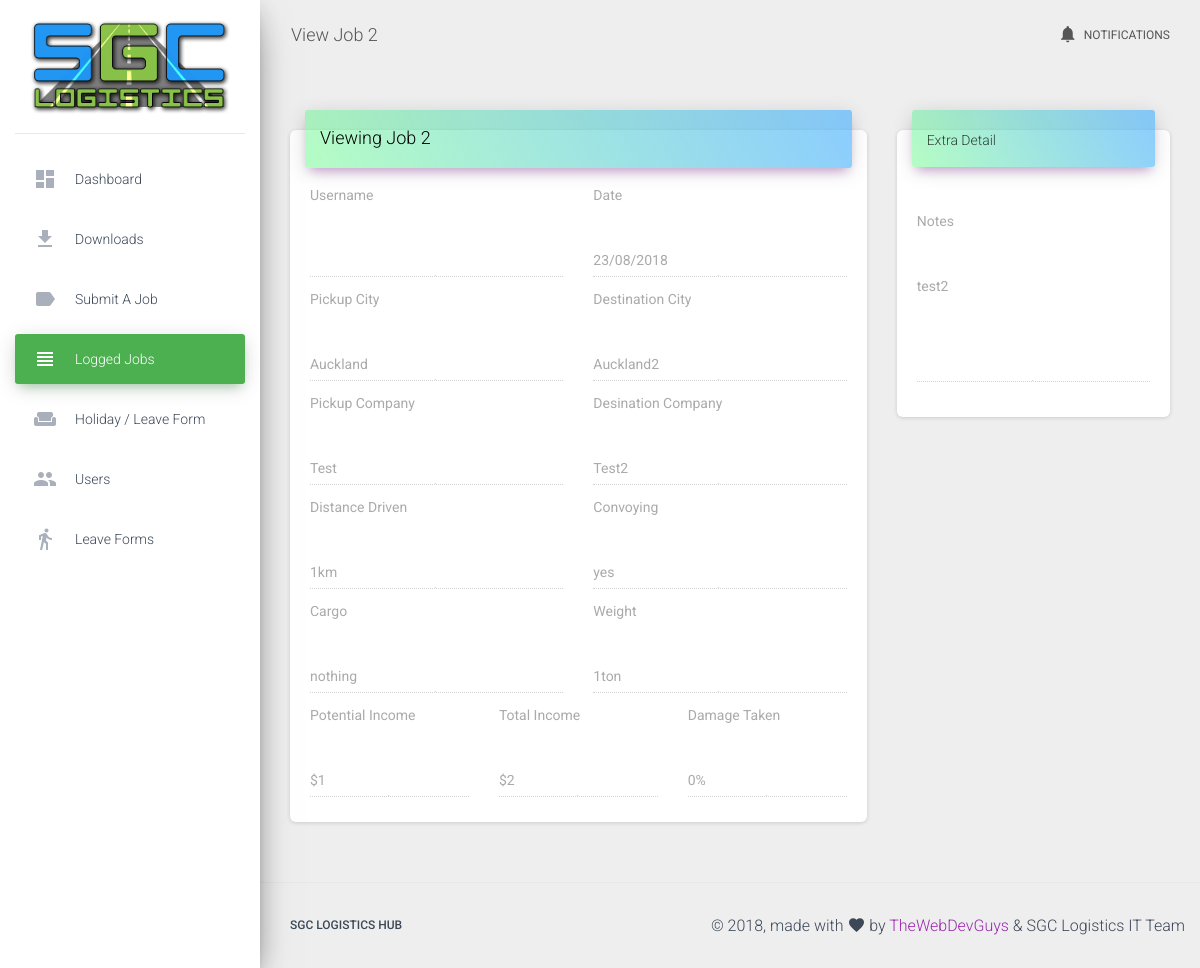
/viewjob.php?id=2, run on an earlier commit of the app's database.
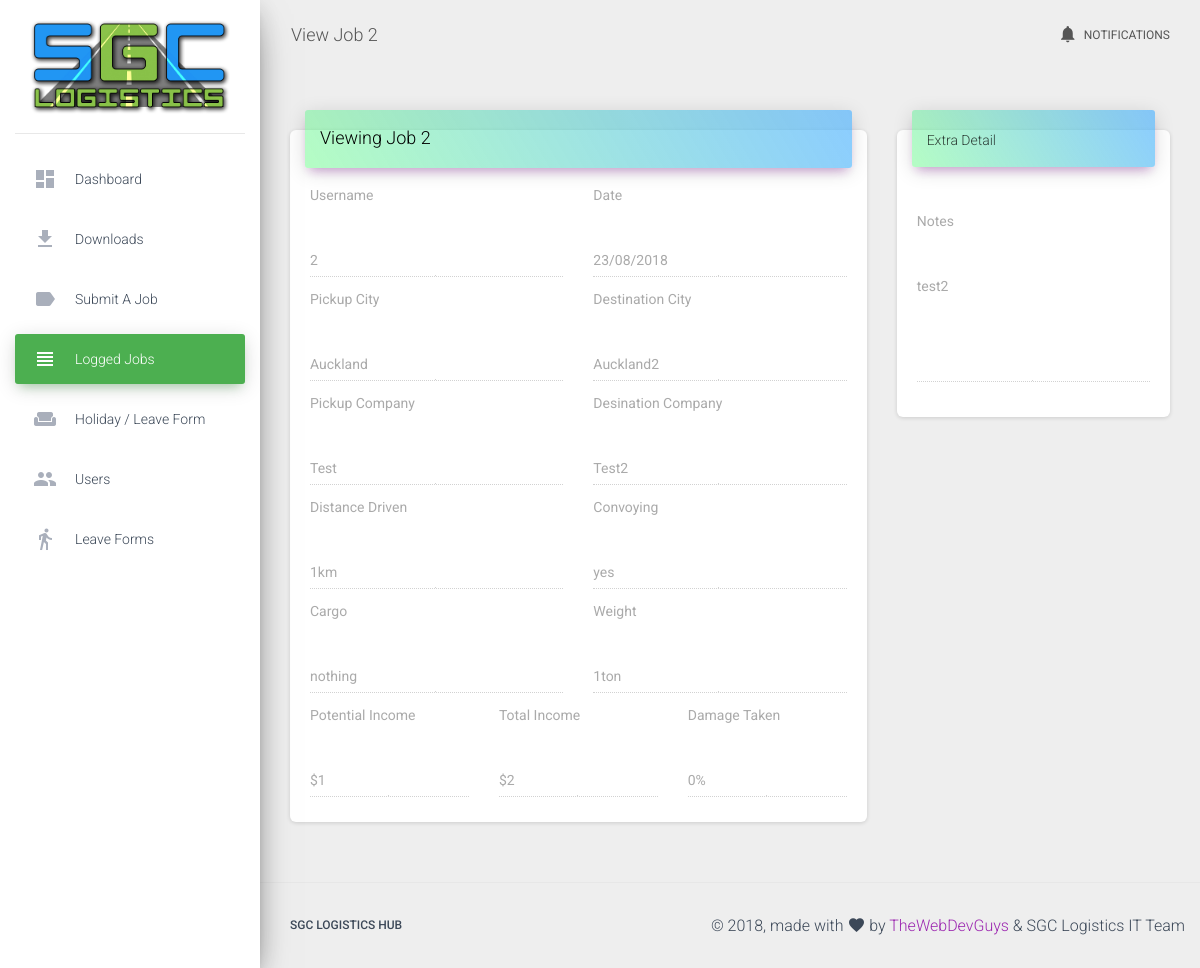
And on a later commit of the database.
### tables this page shows
CREATE TABLE `user_jobs` (
  `id` int(11) NOT NULL,
  `username` varchar(32) NOT NULL,
  `date` varchar(32) NOT NULL,
  `pickup_city` varchar(25) NOT NULL,
  `destination_city` varchar(25) NOT NULL,
  `pickup_company` varchar(25) NOT NULL,
  `destination_company` varchar(25) NOT NULL,
  `distance` varchar(10) NOT NULL,
  `convoy` varchar(10) NOT NULL,
  `cargo` varchar(32) NOT NULL,
  `weight` varchar(10) NOT NULL,
  `potential_income` varchar(10) NOT NULL,
  `total_income` varchar(10) NOT NULL,
  `total_damage` varchar(10) NOT NULL,
  `notes` varchar(250) NOT NULL
);

### common/jobselector.php (called while the page is built, shortened)
<?php
$connection = new Connection();
$conn = $connection->getConnection();
$id = $_GET['id'];
$sql = $conn->prepare("SELECT id, username, date, pickup_city, destination_city, pickup_company, destination_company, distance, convoy, cargo, weight, potential_income, total_income, total_damage, notes FROM user_jobs WHERE id = ?");
$sql->bindParam(1, $id);
$sql->execute();
$row = $sql->fetch();
$username = $row["username"];
$d = $row["date"];
$pcity = $row["pickup_city"];
$dcity = $row["destination_city"];
$pcompany = $row["pickup_company"];
$dcompany = $row["destination_company"];
$distance = $row["distance"];
$convoy = $row["convoy"];
$cargo = $row["cargo"];
$weight = $row["weight"];
$pincome = $row["potential_income"];
$tincome = $row["total_income"];
$tdamage = $row["total_damage"];
$notes = $row["notes"];

### viewjob.php (the view, shortened to what the changed rows need)
<!doctype html>
<html lang="en">
<?php require('common/header.php');
require_once("common/jobselector.php");?>
<head>
</head>
<body class="">
  <div class="wrapper ">
    <div class="main-panel">
        <div class="content">
            <div class="container-fluid">
                <div class="row">
                    <div class="col-md-8">
                        <div class="card">
                            <div class="card-body">
                                <div class="row">
                                    <div class="col-md-6">
                                        <div class="form-group">
                                            <label class="bmd-label-floating"><?php echo $username; ?></label>
                                            <input type="text" class="form-control" name="username" title="Username Goes Here" disabled>
                                        </div>
                                    </div>
                                    <div class="col-md-6">
                                        <div class="form-group">
                                            <label class="bmd-label-floating"><?php echo $d; ?></label>
                                            <input type="text" class="form-control" name="date" title="Date you completed the job" disabled>
                                        </div>
                                    </div>
                                </div>
                                <div class="row">
                                    <div class="col-md-6">
                                        <div class="form-group">
                                            <label class="bmd-label-floating"><?php echo $pcity; ?></label>
                                            <input type="text" class="form-control" name="pickupcity" title="Location of the pickup" disabled>
                                        </div>
                                    </div>
                                    <div class="col-md-6">
                                        <div class="form-group">
                                            <label class="bmd-label-floating"><?php echo $dcity; ?></label>
                                            <input type="text" class="form-control" name="destinationcity" title="Location of the Destination" disabled>
                                        </div>
                                    </div>
                                </div>
                                <div class="row">
                                    <div class="col-md-6">
                                        <div class="form-group">
                                            <label class="bmd-label-floating"><?php echo $pcompany; ?></label>
                                            <input type="text" class="form-control" name="pickupcompany" title="Company you picked up the load from" disabled>
                                        </div>
                                    </div>
                                    <div class="col-md-6">
                                        <div class="form-group">
                                            <label class="bmd-label-floating"><?php echo $dcompany; ?></label>
                                            <input type="text" class="form-control" name="destinationcompany" title="Company you dropped off the load to" disabled>
                                        </div>
                                    </div>
                                </div>
                                <div class="row">
                                    <div class="col-md-6">
                                        <div class="form-group">
                                            <label class="bmd-label-floating"><?php echo $distance; ?></label>
                                            <input type="text" class="form-control" name="distance" title="How far did you drive" disabled>
                                        </div>
                                    </div>
                                    <div class="col-md-6">
                                        <div class="form-group">
                                            <label class="bmd-label-floating"><?php echo $convoy; ?></label>
                                            <input type="text" class="form-control" name="convoy" title="Did you drive with other users/SGC Drivers" disabled>
                                        </div>
                                    </div>
                                </div>
                                <div class="row">
                                    <div class="col-md-6">
                                        <div class="form-group">
                                            <label class="bmd-label-floating"><?php echo $cargo; ?></label>
                                            <input type="text" class="form-control" name="cargo" title="What was your cargo" disabled>
                                        </div>
                                    </div>
                                    <div class="col-md-6">
                                        <div class="form-group">
                                            <label class="bmd-label-floating"><?php echo $weight; ?></label>
                                            <input type="text" class="form-control" name="weight" title="How heavy was the load" disabled>
                                        </div>
                                    </div>
                                </div>
                                <div class="row">
                                    <div class="col-md-4">
                                        <div class="form-group">
                                            <label class="bmd-label-floating"><?php echo $pincome; ?></label>
                                            <input type="text" class="form-control" name="potentialincome" title="How much were you expecting to make" disabled>
                                        </div>
                                    </div>
                                    <div class="col-md-4">
                                        <div class="form-group">
                                            <label class="bmd-label-floating"><?php echo $tincome; ?></label>
                                            <input type="text" class="form-control" name="totalincome" title="The amount you made final" disabled>
                                        </div>
                                    </div>
                                    <div class="col-md-4">
                                        <div class="form-group">
                                            <label class="bmd-label-floating"><?php echo $tdamage; ?></label>
                                            <input type="text" class="form-control" name="totaldamage" title="How much damage did you take" disabled>
                                        </div>
                                    </div>
                                </div>
                            </div>
                        </div>
                    </div>
                    <div class="col-md-4">
                        <div class="card">
                            <div class="card-body">
                                <div class="row">
                                    <div class="col-md-12">
                                        <div class="form-group">
                                            <div class="form-group">
                                                <label class="bmd-label-floating"><?php echo $notes; ?></label>
                                                <textarea class="form-control" rows="5" name="notes"  disabled></textarea>
                                            </div>
                                        </div>
                                    </div>
                                </div>
                            </div>
                        </div>
                    </div>
                </div>
            </div>
        </div>
    </div>
  </div>
</body>
</html>

What changed in the data, as far as the page shows it:
changed user_jobs "Auckland": username (not shown) → "2"
